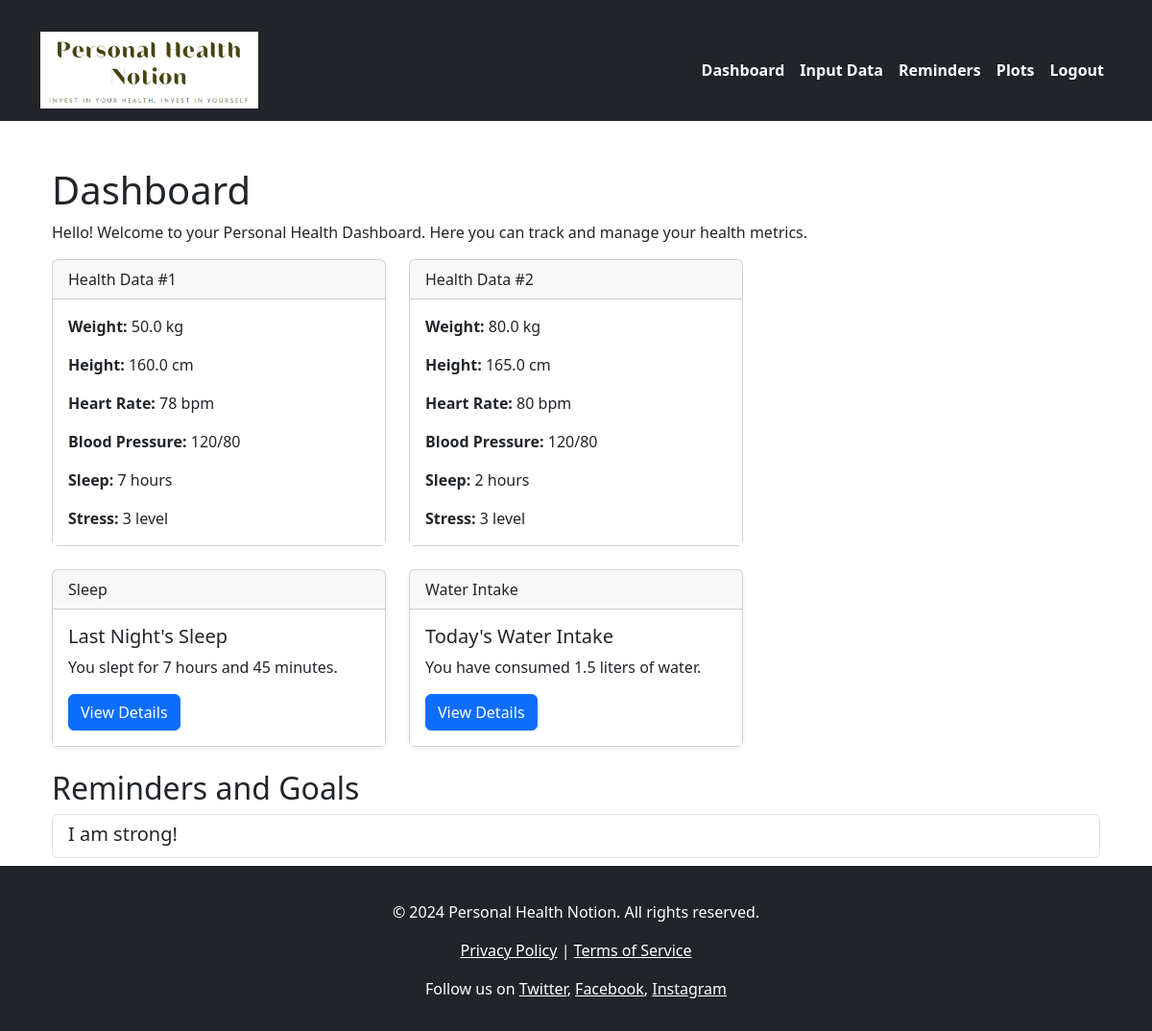
Page /dashboard (signed in) on the earlier database version.
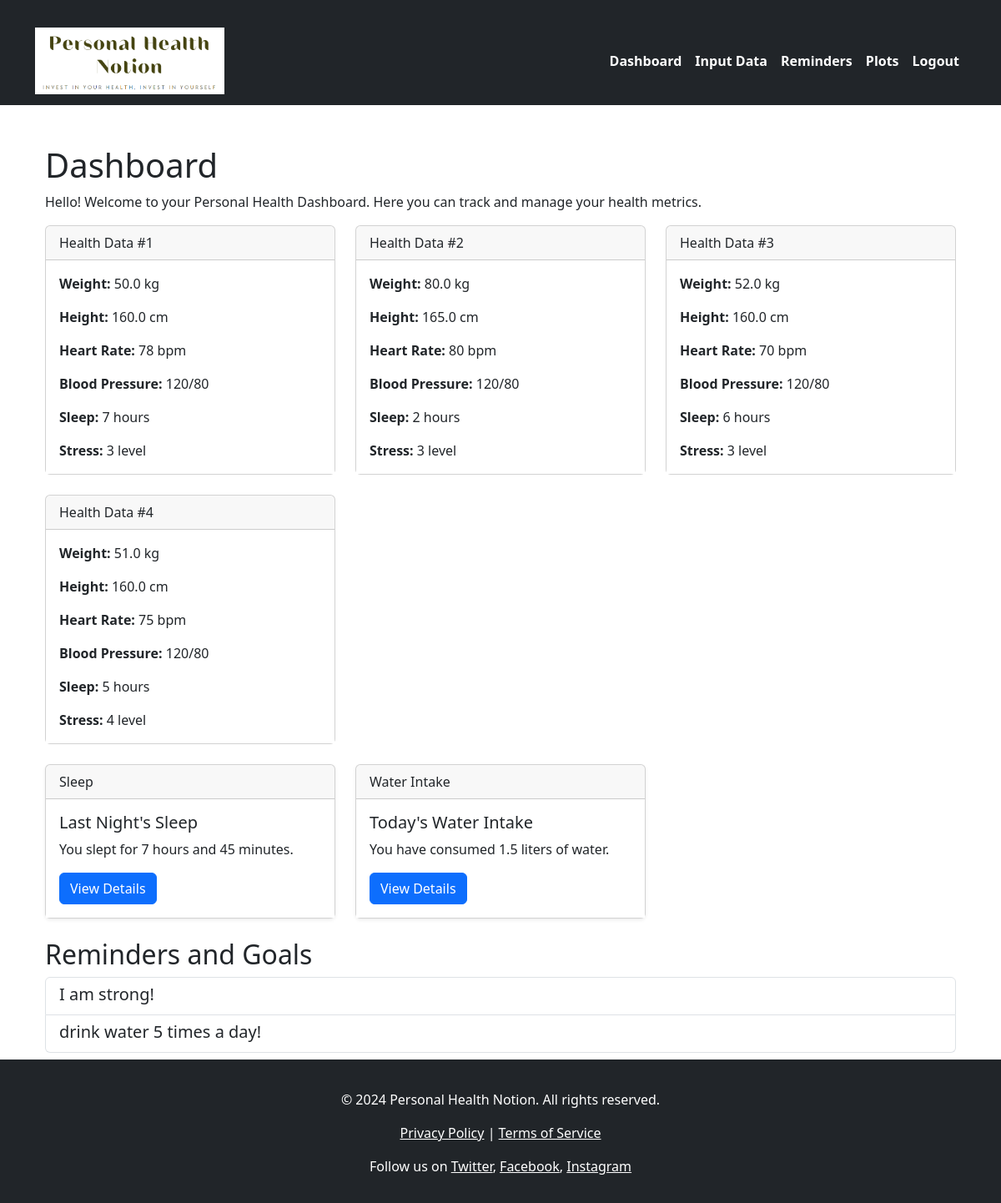
Same page on the later database version.
### models.py (models this page shows)
class HealthData(db.Model):
    id = db.Column(db.Integer, primary_key=True)
    blood_pressure = db.Column(db.String(20), nullable=False)
    heart_rate = db.Column(db.Integer, nullable=False)
    weight = db.Column(db.Float, nullable=False)
    height = db.Column(db.Float, nullable=False)
    sleep = db.Column(db.Integer, nullable=False)
    stress = db.Column(db.Integer, nullable=False)
    user_id = db.Column(db.Integer, db.ForeignKey('user.id'), nullable=False)

class Reminder(db.Model):
    id = db.Column(db.Integer, primary_key=True)
    reminder = db.Column(db.String(200), nullable=False)
    user_id = db.Column(db.Integer, db.ForeignKey('user.id'), nullable=False)

### app.py (the view)
@app.route('/dashboard')
@login_required
def dashboard():
    user = User.query.filter_by(username=session['username']).first()
    health_data = HealthData.query.filter_by(user_id=user.id).all()
    reminders = Reminder.query.filter_by(user_id=user.id).all()  # Fetch reminders
    return render_template('dashboard.html', health_data=health_data, reminders=reminders)

### app.py (called while the page is built)
def login_required(f):
    @wraps(f)
    def wrap(*args, **kwargs):
        if 'logged_in' in session:
            return f(*args, **kwargs)
        else:
            flash('You need to login first.')
            return redirect(url_for('login'))
    return wrap

### templates/dashboard.html (shortened to what this page needs)
{% extends "base.html" %}
{% block content %}
<div id="dashboard-container" class="container mt-4">
    <h1>Dashboard</h1>
    <p>Hello! Welcome to your Personal Health Dashboard. Here you can track and manage your health metrics.</p>
    <div class="row">
        {% for item in health_data %}
        <div class="col-md-4">
            <div class="card mb-4">
                <div class="card-header">
                    Health Data #{{ item.id }}
                </div>
                <div class="card-body">
                    <p class="card-text"><strong>Weight:</strong> {{ item.weight }} kg</p>
                    <p class="card-text"><strong>Height:</strong> {{ item.height }} cm</p>
                    <p class="card-text"><strong>Heart Rate:</strong> {{ item.heart_rate }} bpm</p>
                    <p class="card-text"><strong>Blood Pressure:</strong> {{ item.blood_pressure }}</p>
                    <p class="card-text"><strong>Sleep:</strong> {{ item.sleep }} hours</p>
                    <p class="card-text"><strong>Stress:</strong> {{ item.stress }} level</p>
                </div>
            </div>
        </div>
        {% endfor %}
    </div>
    <div class="row">
        <div class="col-md-4">
            <div class="card mb-4 shadow-sm">
                <div class="card-header">
                    Sleep
                </div>
                <div class="card-body">
                    <h5 class="card-title">Last Night's Sleep</h5>
                    <p class="card-text">You slept for 7 hours and 45 minutes.</p>
                    <a href="#" class="btn btn-primary">View Details</a>
                </div>
            </div>
        </div>
        <div class="col-md-4">
            <div class="card mb-4 shadow-sm">
                <div class="card-header">
                    Water Intake
                </div>
                <div class="card-body">
                    <h5 class="card-title">Today's Water Intake</h5>
                    <p class="card-text">You have consumed 1.5 liters of water.</p>
                    <a href="#" class="btn btn-primary">View Details</a>
                </div>
            </div>
        </div>
        <div class="col-md-12">
            <h2>Reminders and Goals</h2>
            <div class="list-group">
                {% for reminder in reminders %}
                <div class="list-group-item list-group-item-action">
                    <div class="d-flex w-100 justify-content-between">
                        <h5 class="mb-1">{{ reminder.reminder }}</h5>
                    </div>
                </div>
                {% endfor %}
            </div>
        </div>
    </div>
</div>
{% endblock %}

### templates/base.html (shortened to what this page needs)
<!DOCTYPE html>
<html lang="en">
<head>
    <link rel="stylesheet" href="{{ url_for('static', filename='css/styles.css') }}">
    <link href="https://cdn.jsdelivr.net/npm/bootstrap@5.3.3/dist/css/bootstrap.min.css" rel="stylesheet">
</head>
<body class="d-flex flex-column min-vh-100">
    <nav class="navbar navbar-expand-lg navbar-dark bg-dark">
        <div class="container">
            <a class="navbar-brand d-flex align-items-center" href="{{ url_for('index') }}">
                <img src="{{ url_for('static', filename='./images/logo_navbar.png') }}" alt="Logo" id="navbar-logo">
            </a>
            <div class="collapse navbar-collapse" id="navbarNav">
                <ul class="navbar-nav ms-auto">
                    {% if session.get('logged_in') %}
                        <li class="nav-item">
                            <a class="nav-link" href="{{ url_for('dashboard') }}">Dashboard</a>
                        </li>
                        <li class="nav-item">
                            <a class="nav-link" href="{{ url_for('input_data') }}">Input Data</a>
                        </li>
                        <li class="nav-item">
                            <a class="nav-link" href="{{ url_for('reminders') }}">Reminders</a>
                        </li>
                        <li class="nav-item">
                            <a class="nav-link" href="{{ url_for('plots') }}">Plots</a>
                        </li>
                        <li class="nav-item">
                            <a class="nav-link" href="{{ url_for('logout') }}">Logout</a>
                        </li>
                    {% endif %}
                </ul>
            </div>
        </div>
    </nav>
    <div class="container mt-4 flex-grow-1">
        {% block content %}{% endblock %}
    </div>
    <footer class="footer mt-auto py-3 bg-dark text-white">
        <div class="container text-center">
            <p>&copy; 2024 Personal Health Notion. All rights reserved.</p>
            <p><a href="#" class="text-white">Privacy Policy</a> | <a href="#" class="text-white">Terms of Service</a></p>
            <p>Follow us on
                <a href="#" class="text-white" target="_blank">Twitter</a>,
                <a href="#" class="text-white" target="_blank">Facebook</a>,
                <a href="#" class="text-white" target="_blank">Instagram</a>
            </p>
        </div>
    </footer>
</body>
</html>

### static/css/styles.css (style rules this page uses)
:root { --primary-color: #728EFF; --secondary-color: #5AFFE7; --accent-color: #08C6AB; --dark-color: #37465B; --darker-color: #212B38; --text-color: #FFFFFF; --background-color: #F0F0F0; --navbar-color: #B0B0B0; }
body { background: linear-gradient(135deg, #512F5, #9DF9EF, #ED7F76, #FFAB6, #A26069); color: var(--dark-color); font-family: 'Cabin', sans-serif; min-height: 100vh; display: flex; flex-direction: column; margin: 0; }
.container { flex: 1 0 auto; margin-top: 20px; }
.footer { background-color: var(--darker-color); color: var(--text-color); padding: 20px 0; text-align: center; flex-shrink: 0; }
.navbar { background-color: var(--light-color); }
.navbar .navbar-brand { display: flex; align-items: center; font-weight: bold; color: var(--dark-color); }
.navbar .navbar-brand #navbar-logo { max-height: 80px; margin-right: 30px; }
.navbar .nav-link { color: var(--text-color); font-weight: 700; }
.btn-primary { background-color: var(--accent-color); border: none; }
.card { border: 1px solid var(--dark-color); border-radius: 10px; }
.card-header { background-color: var(--secondary-color); color: var(--dark-color); }
.card-body { background-color: var(--text-color); }

Differences in the rows shown:
added HealthData: id "3", weight "52.0", height "160.0", heart_rate "70", blood_pressure "120/80", sleep "6", stress "3"
added HealthData: id "4", weight "51.0", height "160.0", heart_rate "75", blood_pressure "120/80", sleep "5", stress "4"
added Reminder: reminder "drink water 5 times a day!"
